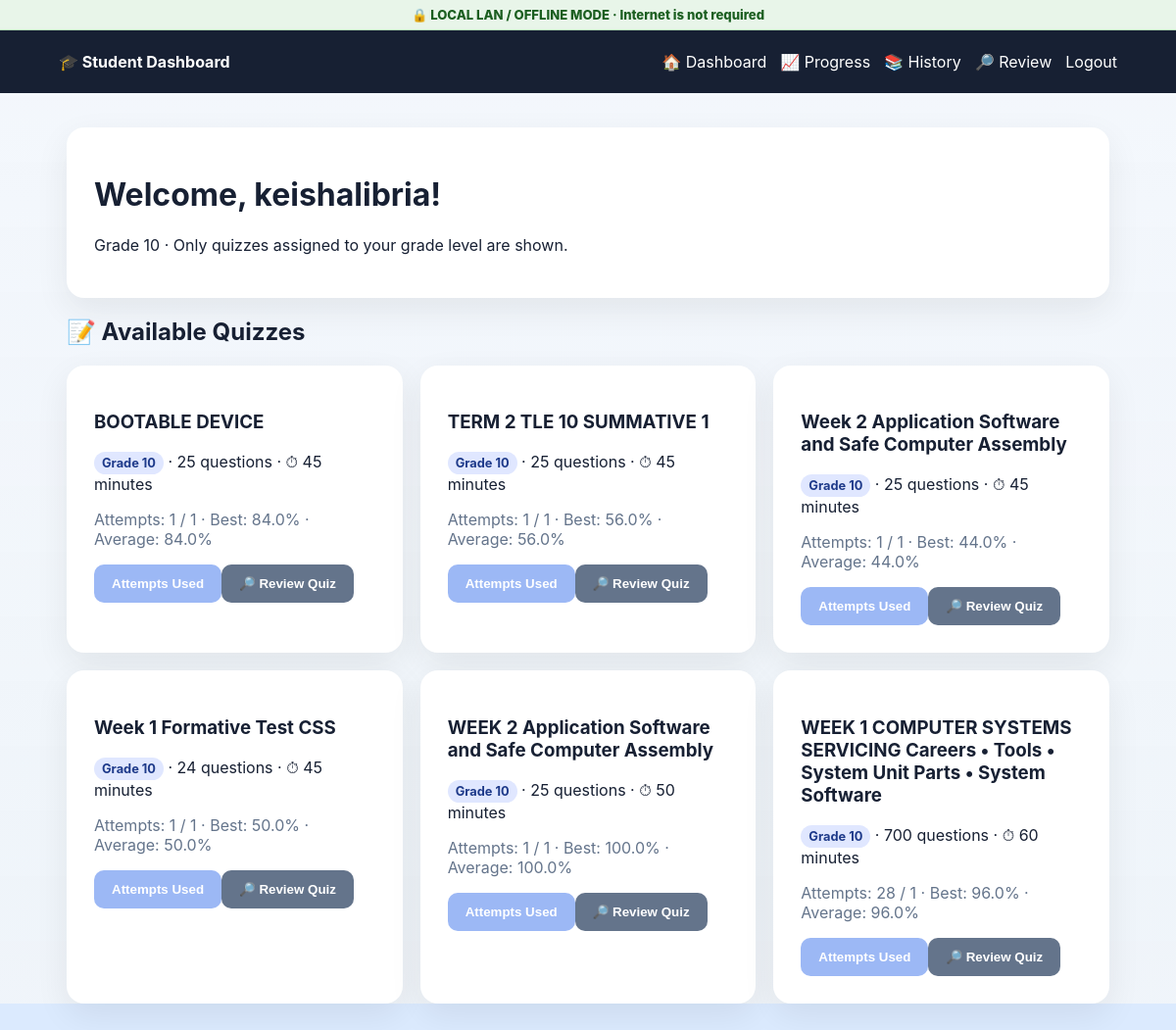
The app's page /student (signed in) with its own data.
### tables this page shows
CREATE TABLE users (
        id INTEGER PRIMARY KEY AUTOINCREMENT,
        username TEXT UNIQUE NOT NULL,
        password_hash TEXT NOT NULL,
        role TEXT NOT NULL DEFAULT 'student',
        grade_level INTEGER,
        full_name TEXT,
        gender TEXT
    , last_login TEXT, last_seen TEXT, password_temp INTEGER NOT NULL DEFAULT 0);

CREATE TABLE quizzes (
        id INTEGER PRIMARY KEY AUTOINCREMENT,
        title TEXT NOT NULL,
        duration_minutes INTEGER NOT NULL DEFAULT 60,
        max_attempts INTEGER NOT NULL DEFAULT 1,
        grade_level INTEGER NOT NULL DEFAULT 10,
        created_at TEXT NOT NULL
    , created_by INTEGER, review_enabled INTEGER NOT NULL DEFAULT 0, available_from TEXT, available_until TEXT);

### app.py (the view)
@app.route('/student')
def student():
    user = require_user()
    if not user: return redirect(url_for('login'))
    conn = db()
    quizzes = conn.execute('''
        SELECT q.*, COUNT(x.id) AS n,
               COUNT(DISTINCT a.id) AS attempts,
               COALESCE(MAX(a.percentage),0) AS best_score,
               COALESCE(AVG(a.percentage),0) AS avg_score,
               MAX(a.completed_at) AS last_attempt
        FROM quizzes q
        LEFT JOIN questions x ON x.quiz_id=q.id
        LEFT JOIN attempts a ON a.quiz_id=q.id AND a.user_id=?
        WHERE q.grade_level = ?
        GROUP BY q.id ORDER BY q.id DESC
    ''', (user['id'], user['grade_level'] or 0)).fetchall()
    conn.close()
    quiz_cards=[]
    for q in quizzes:
        item=dict(q)
        item['availability']=quiz_availability(q)
        item['available_from_display']=format_schedule(q['available_from'])
        item['available_until_display']=format_schedule(q['available_until'])
        quiz_cards.append(item)
    return render_template('student.html', user=user, quizzes=quiz_cards)

### app.py (called while the page is built)
def db():
    conn = sqlite3.connect(DB, timeout=30.0)
    conn.row_factory = sqlite3.Row
    conn.execute('PRAGMA foreign_keys = ON')
    conn.execute('PRAGMA busy_timeout = 30000')
    conn.execute('PRAGMA wal_autocheckpoint = 1000')
    conn.execute('PRAGMA temp_store = MEMORY')
    return conn

def quiz_availability(quiz_row, current=None):
    current = current or datetime.now()
    raw_start = quiz_row['available_from'] if 'available_from' in quiz_row.keys() else None
    raw_end = quiz_row['available_until'] if 'available_until' in quiz_row.keys() else None
    try:
        start = datetime.fromisoformat(raw_start) if raw_start else None
    except (TypeError, ValueError):
        start = None
    try:
        end = datetime.fromisoformat(raw_end) if raw_end else None
    except (TypeError, ValueError):
        end = None
    if start and current < start:
        return {'state':'scheduled','label':'Scheduled','available':False,'start':start,'end':end}
    if end and current >= end:
        return {'state':'closed','label':'Closed','available':False,'start':start,'end':end}
    return {'state':'available','label':'Available','available':True,'start':start,'end':end}

def format_schedule(value):
    if not value:
        return ''
    try:
        return datetime.fromisoformat(value).strftime('%b %d, %Y %I:%M %p')
    except (TypeError, ValueError):
        return str(value)

@app.before_request
def add_request_context():
    request._request_id = secrets.token_hex(4)

@app.after_request
def no_cache_authenticated_pages(response):
    if request.path in ('/login', '/', '/student', '/teacher', '/admin', '/session-check') or session.get('uid'):
        response.headers['Cache-Control'] = 'no-store, no-cache, must-revalidate, max-age=0'
        response.headers['Pragma'] = 'no-cache'
        response.headers['Expires'] = '0'
    response.headers['X-Quiz-Request-ID'] = getattr(request, '_request_id', '')
    return response

def current_user():
    uid = session.get('uid')
    if not uid:
        return None
    conn = db()
    user = conn.execute('SELECT * FROM users WHERE id=?', (uid,)).fetchone()
    conn.close()
    return user

def require_user():
    return current_user()

### templates/student.html (shortened to what this page needs)
<!doctype html><html><head><meta charset="utf-8"><meta name="viewport" content="width=device-width,initial-scale=1,viewport-fit=cover"><meta name="color-scheme" content="light dark"><link rel="stylesheet" href="/static/style.css"><title>Student Dashboard</title></head><body><div class="offline-banner">🔒 LOCAL LAN / OFFLINE MODE · Internet is not required</div><header><b>🎓 Student Dashboard</b><nav><a href="/student">🏠 Dashboard</a><a href="/progress">📈 Progress</a><a href="/history">📚 History</a><a href="/student/reviews">🔎 Review</a><a href="/logout">Logout</a></nav></header><main class="container"><div class="card"><h1>Welcome, {{user['username']}}!</h1><p>Grade {{user['grade_level']}} · Only quizzes assigned to your grade level are shown.</p></div><h2>📝 Available Quizzes</h2><div class="quizgrid">{% for q in quizzes %}<div class="card quizcard"><h3>{{q['title']}}</h3><p><span class="badge">Grade {{q['grade_level']}}</span> · {{q['n']}} questions · ⏱ {{q['duration_minutes']}} minutes</p><p class="muted">Attempts: {{q['attempts']}} / {{q['max_attempts']}}{% if q['attempts'] %} · Best: {{'%.1f'|format(q['best_score'])}}% · Average: {{'%.1f'|format(q['avg_score'])}}%{% endif %}</p>
{% if q['availability']['state']=='scheduled' %}<p class="schedule-status scheduled">🕒 <b>Scheduled</b>{% if q['available_from_display'] %}<br>Opens {{q['available_from_display']}}{% endif %}</p><button disabled>Not Yet Available</button>
{% elif q['availability']['state']=='closed' %}<p class="schedule-status closed">🔒 <b>Closed</b>{% if q['available_until_display'] %}<br>Closed {{q['available_until_display']}}{% endif %}</p><button disabled>Quiz Closed</button>
{% elif q['attempts'] < q['max_attempts'] %}<p class="schedule-status available">🟢 <b>Available Now</b>{% if q['available_until_display'] %}<br>Until {{q['available_until_display']}}{% endif %}</p><a href="/quiz/{{q['id']}}"><button>Start Quiz →</button></a>
{% else %}<button disabled>Attempts Used</button>{% endif %}{% if q['attempts'] and q['review_enabled'] %}<a href="/student/reviews"><button type="button" class="secondary">🔎 Review Quiz</button></a>{% endif %}</div>{% else %}<div class="card"><p>No quizzes are currently available for Grade {{user['grade_level']}}.</p></div>{% endfor %}</div></main></body></html>

### static/style.css (style rules this page uses)
* { box-sizing:border-box }
:root { --app-bg-overlay:rgba(248,250,252,.84);--app-bg-overlay-2:rgba(241,245,249,.90);--app-bg-image:url("/static/egms-background.png?v=23bg") }
html { min-height:100%;background:#dbeafe }
body { margin:0;min-height:100vh;font-family:Inter,Arial,sans-serif;background-image:linear-gradient(180deg,var(--app-bg-overlay),var(--app-bg-overlay-2)),var(--app-bg-image);background-size:cover;background-position:center center;background-attachment:fixed;background-repeat:no-repeat;color:#172033 }
body:before { content:"";position:fixed;inset:0;pointer-events:none;z-index:-1;background:linear-gradient(180deg,rgba(255,255,255,.06),rgba(255,255,255,0)); }
header,.offline-banner,.connection-banner { backdrop-filter:saturate(120%) blur(5px) }
.card,.quizwrap .card,.login-card { background:rgba(255,255,255,.94) }
header { height:64px;background:#172033;color:white;display:flex;align-items:center;justify-content:space-between;padding:0 5%;gap:20px }
nav { display:flex;gap:14px;align-items:center }
a { color:inherit;text-decoration:none }
.container,.quizwrap { max-width:1100px;margin:35px auto;padding:0 18px }
.card { background:white;border-radius:18px;padding:28px;box-shadow:0 12px 35px #00000012 }
button { border:0;border-radius:10px;padding:12px 18px;background:#2563eb;color:white;font-weight:700;cursor:pointer }
button:disabled { opacity:.45;cursor:not-allowed }
.secondary { background:#64748b }
.quizgrid { display:grid;grid-template-columns:repeat(3,1fr);gap:18px }
.quizcard { min-height:170px }
.badge { display:inline-block;padding:4px 8px;border-radius:999px;background:#e0e7ff;color:#1e3a8a;font-size:.8rem;font-weight:700 }
.muted { color:#64748b }
.offline-banner { position:sticky;top:0;z-index:1000;text-align:center;padding:7px 12px;background:#e8f5e9;color:#1b5e20;border-bottom:1px solid #b7dfba;font-weight:800;font-size:.82rem }

### records on screen
users: username "keishalibria", grade_level "10"
quizzes: title "BOOTABLE DEVICE", grade_level "10", n "25", duration_minutes "45", attempts "1", max_attempts "1", best_score "84.0", avg_score "84.0", shows "Attempts Used", review_enabled "🔎 Review Quiz"
quizzes: title "TERM 2 TLE 10 SUMMATIVE 1", grade_level "10", n "25", duration_minutes "45", attempts "1", max_attempts "1", best_score "56.0", avg_score "56.0", shows "Attempts Used", review_enabled "🔎 Review Quiz"
quizzes: title "Week 2 Application Software and Safe Computer Assembly", grade_level "10", n "25", duration_minutes "45", attempts "1", max_attempts "1", best_score "44.0", avg_score "44.0", shows "Attempts Used", review_enabled "🔎 Review Quiz"
quizzes: title "Week 1 Formative Test CSS", grade_level "10", n "24", duration_minutes "45", attempts "1", max_attempts "1", best_score "50.0", avg_score "50.0", shows "Attempts Used", review_enabled "🔎 Review Quiz"
quizzes: title "WEEK 2 Application Software and Safe Computer Assembly", grade_level "10", n "25", duration_minutes "50", attempts "1", max_attempts "1", best_score "100.0", avg_score "100.0", shows "Attempts Used", review_enabled "🔎 Review Quiz"
quizzes: title "WEEK 1 COMPUTER SYSTEMS SERVICING Careers • Tools • System Unit Parts • System Software", grade_level "10", n "700", duration_minutes "60", attempts "28", max_attempts "1", best_score "96.0", avg_score "96.0", shows "Attempts Used", review_enabled "🔎 Review Quiz"
